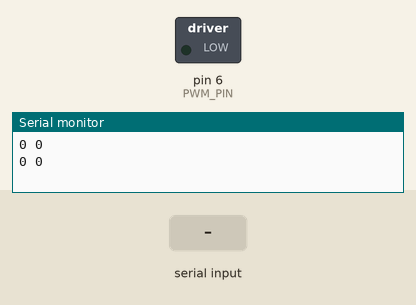
This sketch was run on a simulated Arduino Uno, built with avr-gcc and run on an emulated ATmega328P. On the bench: switched loads named in the sketch (green lamp = pin HIGH), the last lines printed to the serial monitor. Inputs (shaded band) come from the test bench.

Above: at 1.2 s.
1.3 s: "1" received over Serial
At 1.54 s:
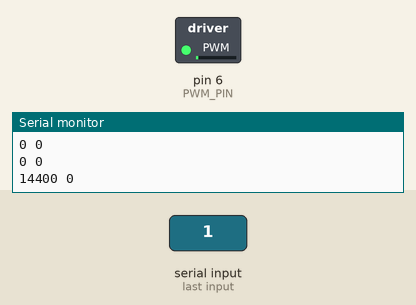
4.3 s: "0" received over Serial
At 7.6 s:
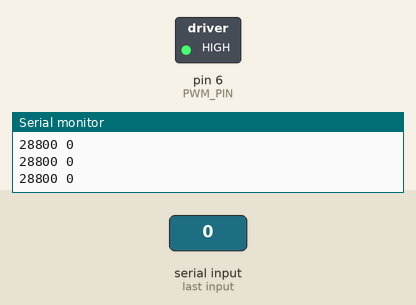
Timing chart, 0 to 9.1 s (numbered marks = the images above; inputs shaded):
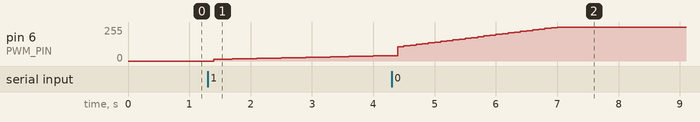

Measured:
- after the input at 1.3 s, pin 6 (PWM_PIN): moves from 0/255 to 40/255 over 2.8 s, starting after 0.10 s

The sketch:

NANO_OPTICAL.ino
```cpp
/* ========================================
 *
 *
 * This Code IS PROVIDED "AS IS" AND "WITH ALL FAULTS". EEForEveryone DISCLAIMS ALL OTHER WARRANTIES, EXPRESS OR IMPLIED,
 * INCLUDING BUT NOT LIMITED TO, ANY IMPLIED WARRIENTIS OR MERCHANTABILITY OR FITNESS FOR A PARTICULAR PURPOSE.
 * This code is provided for EDUCATIONAL PURPOSES ONLY.
 * EEforEveryone may make changes to specifications and implementation details at any time, without notice.
 * EEforEveryone does not endorce the software described here as "Safe" or "Suitable" for any particular purpose or application.
 * The design information on any Web Site or Materials is uncontrolled and subject to change without notice.
 * Do not create or finalize a product with this information.
 *
 *
 *
 * ========================================
*/

/*
 *
 *  NOTE: Library Uses FreqCount Library, which counts on pin 5 & LOCKS OUT that timer/counter. Therefore, pins 3,9,10, and 11 cannot be used for PWM
 * Pin6 Can be used for PWM- at 980Hz.
 *
 *
 *
 *
 *
 *
 *
 *
 *
 */

 #include <FreqCount.h>


  #define PWM_PIN 6
  #define PULSES_PER_REV 10

  uint32_t thismillis = millis(); //stores current ms value in main loop

  #define LOG_PRINT_INTERVAL 500 //Interval for Logging, ms
  uint32_t LOG_millis = 0;


  #define CTRL_TIME 100 //CTRL loop period, in ms
  uint32_t CTRL_millis = 0;

  unsigned long last_RPS;
  uint8_t PWM_set = 0;

  float CONT_TIMESTEP_S = (float)CTRL_TIME/1000.0;
  #define K_I 0.75
  #define K_P 1.0
  float last_error    = 0;
  float last_Iterm    = 0;
  float last_control  = 0;

  #define CLIP_PROTECTION_UINT32 2000000000 //max is 2147483647
  uint32_t ABS_DISTANCE_ROLLOVER_COUNT = 0; //Holds multiples of CLIP_PROTECTION_UINT32
  uint32_t ABS_DISTANCE = 0; //distance travelled, in 10ths of degrees.

void setup() {
  Serial.begin(115200);
  FreqCount.begin(CTRL_TIME); //Provide a count measurement every 1000 ms.

  pinMode(PWM_PIN, OUTPUT);
  analogWrite(PWM_PIN, PWM_set);

}

void loop() {

  bool SpeedPingPong = true;
  bool RunMotor = false;


  uint32_t DISTANCE_TARGET = 0; //how many deg/10 we want to travel
  int CTRL_SETPOINT_RPS = 11; //Set Target to 10 RPS (500 RPM)
  int MAX_RPS = 40; //Set Maximum Achievable RPS (2400RPM)


  while(1){
    thismillis = millis();
    if (FreqCount.available()) { //if a sample is ready
      unsigned long thiscount = FreqCount.read();
      ABS_DISTANCE = ABS_DISTANCE + (thiscount*(3600/PULSES_PER_REV)); //Add the absolute distance, in tenths of degrees
      if(ABS_DISTANCE>CLIP_PROTECTION_UINT32){ //overflow protection
        ABS_DISTANCE = ABS_DISTANCE-CLIP_PROTECTION_UINT32;
        ABS_DISTANCE_ROLLOVER_COUNT = ABS_DISTANCE_ROLLOVER_COUNT+1;
      }


      last_RPS = (thiscount  *(1000/CTRL_TIME))/PULSES_PER_REV; //Divide by number of windows per revolution, compensate for Sample times different than once per second

    }


    if(thismillis > (LOG_millis+(LOG_PRINT_INTERVAL-1))){ //RUN LOG over Serial!
      Serial.print(DISTANCE_TARGET);
      Serial.print(" ");
      Serial.println(ABS_DISTANCE);
      //Serial.print(" ");


      //#define DETAILED_REPORT 1

      #ifdef DETAILED_REPORT
        Serial.println("=====================");
        Serial.print("Distance Setpoint: "); Serial.print(DISTANCE_TARGET); Serial.println(" DEG/10");
        Serial.print("Distance Travelled: "); Serial.print(ABS_DISTANCE); Serial.println(" DEG/10");
        Serial.print("Speed (RPS): "); Serial.println(last_RPS); //print the revs per second.
        Serial.print("Last Setpoint: "); Serial.println(last_Iterm); //print the pulses this second.
        Serial.print("PWM Set: "); Serial.println(PWM_set); //print the pulses this second.
        Serial.print("Last Error: "); Serial.println(last_error); //print the pulses this second.
        Serial.print("Last I Term: "); Serial.println(last_Iterm); //print the pulses this second.
        Serial.print("\nCTRL Timestep: "); Serial.println(CONT_TIMESTEP_S); //print the pulses this second.
        Serial.print("Distance Rollover Count: "); Serial.println(ABS_DISTANCE_ROLLOVER_COUNT);

      #endif

      LOG_millis = thismillis;
    }else if(LOG_millis > thismillis){ //handle overflow
      LOG_millis = thismillis;
    }


    if(Serial.available()){
      if( SpeedPingPong){
        SpeedPingPong = false;
        CTRL_SETPOINT_RPS = 2;
      }else{
        SpeedPingPong = true;
        CTRL_SETPOINT_RPS = 12;
      }

      while(Serial.available()){
        DISTANCE_TARGET = DISTANCE_TARGET + (3600*4); //Add four revolution to the distance target!
        Serial.read();
      }
    }


//SIMPLE SPEED REGULATION!!
    if((DISTANCE_TARGET > ABS_DISTANCE)  && RunMotor == false){ //if the motor needs to move, and we're off!
      ControlLoop_Reset(); //Reset Control Loop!
      RunMotor = true;
    }
    else if((DISTANCE_TARGET <= ABS_DISTANCE) && RunMotor == true){ //If we've reached the setpoint!
      ControlLoop_Reset(); //Reset Control Loop & Turn off Motor!
      RunMotor = false;
    }


   if( RunMotor){

      if(thismillis > (CTRL_millis+(CTRL_TIME-1))){ //RUN CONTROL LOOP!


        PWM_set = ControlLoop( CTRL_SETPOINT_RPS,  last_RPS, MAX_RPS)*255; //CTRL is scaled to 1, multiply by 255 for PWM!
        analogWrite(PWM_PIN, PWM_set); //update PWM pin


        if(thismillis > (CTRL_millis+(CTRL_TIME*2))){ //If the CTRL_LOOP Is RUNNING BEHIND!!!
          Serial.println("\n\n========================WARN========================");
          Serial.println("==         CTRL LOOP IS FALLING BEHIND!         ==");
          Serial.println("== REDUCE MATH BURDEN OR USE MORE POWERFUL MCU! ==");
          Serial.println("========================WARN========================\n");
        }

        CTRL_millis = CTRL_millis+CTRL_TIME; // Avoid Accumulating time Error
      }else if(thismillis < CTRL_millis){ //handle overflow
        CTRL_millis = thismillis;
      }
    }
  }

}


void ControlLoop_Reset(){
  last_error    = 0;
  last_Iterm    = 0;
  last_control  = 0;
  PWM_set = 0;
  CTRL_millis = thismillis;
  analogWrite(PWM_PIN, PWM_set); //update PWM pin
}

float ControlLoop(float setpoint, float measurement, float MAX_MEASUREMENT){

  float error = setpoint - measurement; //Negative number == too High!!
  float error_scaled = error / MAX_MEASUREMENT;

  float control_out = 0;

  //    //============= P CONTROLLER ===================//
  //      control_out = error_scaled * K_P;
  //    //============= P CONTROLLER ===================//
  //
  //
      //============= PI CONTROLLER ===================//
      //                   P
        control_out = (error_scaled * K_P); //Save P Term Output
        float thisIterm = ((((error_scaled+last_error)/2 * K_I) * CONT_TIMESTEP_S) + last_Iterm); // I - Trapezoidal approx
        control_out = control_out + thisIterm; //Add I term portion to P term
      //============= PI CONTROLLER ===================//
  //
//          //============= HYSTERETIC CONTROLLER ===================//
//        if(error > 20 ){
//          error = 20;
//        }else if(error < -20 ){
//          error = -20;
//        }
//
//        if(error > 0.5 ){ //error is big enough to do something!
//          control_out = last_control + 0.01;
//        }else if(error < -0.5 ) {
//          control_out = last_control - 0.01;
//        }else{
//          control_out = last_control;
//        }
//      //============= HYSTERETIC CONTROLLER ===================//


  //TEST
  //    control_out = 1; //set to max!


 //================= ANTI-WINDUP & CACHE OLD VALUES! ==============//
  if(control_out > 1.0){ //Antiwindup - CTRL!
    control_out = 1;
  }else if (control_out < 0.0){
    control_out = 0;
  }

  if(thisIterm > 1.0){ //Antiwindup - I Term!
    thisIterm = 1;
  }else if (thisIterm < -1.0){
    thisIterm = -1.0;
  }

  last_error = error_scaled;
  last_Iterm = thisIterm;
  last_control = control_out;

  return(control_out);
}
```
